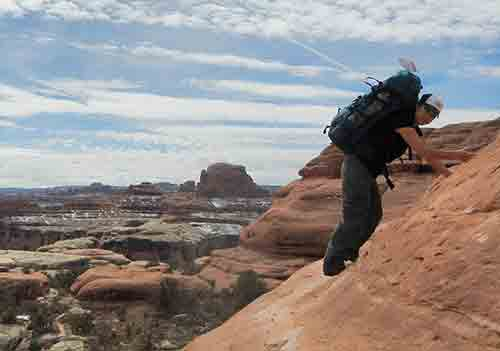
#> input picture activities_stpete/notebooks/singular_value_decomposition/clands.JPG, 500 x 351 px, found by its file name
$ jupyter execute --allow-errors 1_SVD.ipynb   (shell and % lines are left out)
#> lines starting #> are read from the running program, lines starting #| are printed output that depends on the picture
# SINGULAR VALUE DECOMPOSITION (SVD)

>## "A singularly valuable decomposition"
>--Dan Kalman

>## "Singular Value Decomposition. Love it, learn it."
>--Michael Basial

>## "SVD? Magic, simply magic."
>--John Doherty

### As we've said, the key to representative environmental models is allowing high levels of flexibility through a highly parameterized approach.  But this makes our parameter estimation problem illposed and underdetermined, which means our solution is nonunique even if we overcome problems of increased instability and longer runtimes.  Here we use a "regularized inversion" approach to overcome these problems.  Regularization is anything that makes an intractable problem solvable; for example, using a small number of zones (not highly-parameterized) is a way to regularize an illposed problem.  Regularization as we use here can be grouped into two broad categories: 1) adding soft-knowledge to the problem (Tikhonov regularization) and 2) mathematically reducing the dimensionality of the model (subspace regularization via singular value decomposition (SVD)). In practice we typically use a combination ("hybrid") of these two approaches.

### It is worth expounding on this difference in regularization approaches. In contrast to Tikhonov regularization, which adds information to the calibration process to achieve numerical stability, subspace methods achieve stability through subtracting parameters, and/or parameter combinations, from the calibration process (making a "subspace" of the full parameter space). Now the calibration process is no longer required to estimate either individual parameters or combinations of correlated parameters that are inestimable given the calibration dataset we have. What combinations are estimable are automatically determined through SVD.

### The effort needed to take advantage of these regularization strategies is also appreciably different, where SVD is relatively easily brought to bear and becomes "set it and forget it". Moreover, when SVD is used the parameter estimation problem always becomes __unconditionally stable__! Neither of these is true in all cases when adding soft knowledge using Tikhonov regularization.

### In summary, SVD benefits apply to all models so it is worth widely invoking when using PEST and PEST++.  SVD involves few parameter estimation inputs, default values work for a large range of problems, and it addresses instability for all problems. Can you catch that we can't overemphasize the importance of SVD to parameter estimation?  "Magic" indeed!

### In this and the next notebooks we'll get under the hood of SVD and see what it does.  A high-level understanding is not needed to take advantage of the power of SVD for your typical calibration parameter estimation problem ("set it and forget it").  BUT in addition to the glow of knowledge that they impart, these SVD concepts will cascade into understanding other tools such as Parameter Identifiability, calculation of uncertainty, and null-space Monte Carlo.

## Here's another extra mathy expose on SVD: https://gist.github.com/frankcleary/a89da479d85c98f86e31

[cell 1]
import os, shutil
import sys
sys.path.append("..")
import pyemu
import pandas as pd
from matplotlib.pyplot import cm
import matplotlib.pyplot as plt

from ipywidgets import interact
import ipywidgets as widgets
import flopy as flopy
import numpy as np
noPIL=True
try:
    from PIL import Image
except:
    noPIL=True

## Linear Algebra is the foundation of much of our maths and modeling. At the basis of this is matrices, which are containing vector information like spatial array of properties, mappings from one set of properties to another, the variability of properties.

## Another example of a matrix is just a photograph. It turns out, much of the information contained in a matrix is redundant. If we think of the columns of a matrix as vectors, they are orthogonal but maybe aren't quite the right basis for the infromation. What if we could find another basis, where we rotate to a more suitable set of orthogonal basis vectors and maybe even stretch them?

## Any matrix can be decomposed into 3 matrices
## <center> $\mathbf{M}=\mathbf{U}\mathbf{S}\mathbf{V}^T$ </center>

# Let's evaluate how this works by exploring the information content in an image

[cell 2]
photo = Image.open('clands.jpg')
#> photo is the input picture: PIL image 500x351 RGB; mean R, G, B 145.9, 138.6, 136

plt.imshow(photo, interpolation='nearest')
plt.axis('off');

## Convert to grayscale

### By converting to grayscale, what we are left with is a matrix of information where each pixel (e.g. a cell in rows/columns of the matrix) has a value between 0 and 255 indicating intensity. This is then just a matrix with information in it.

[cell 3]
if not noPIL:
    photogray = np.array(photo.convert('L'))
    np.savetxt('clands_gray.dat', photogray, fmt='%d')
else:
    photogray = np.loadtxt('clands_gray.dat', dtype=int)
plt.imshow(photogray, interpolation='nearest', cmap='gray')
plt.axis('off');
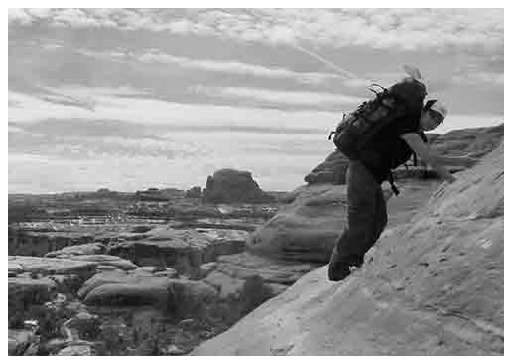
#> figure drawn by matplotlib, 1 panel

## We can treat this like any matrix and perform SVD

[cell 4]
U, sigma, V = np.linalg.svd(photogray)
print(photogray.shape)

[cell 5]
plt.plot(sigma)
plt.grid()
plt.title('{0} Singular values in descending order'.format(len(sigma)));
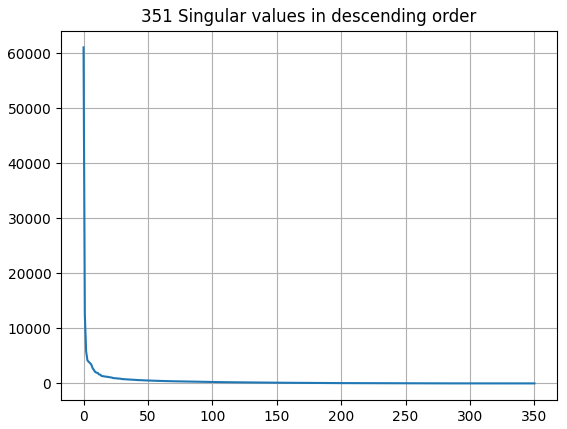
#> figure drawn by matplotlib, 1 panel; curve peaks at x = 0, y = 61020.7

[cell 6]
plt.plot(sigma)
plt.grid()
plt.title('{0} Singular values in descending order'.format(len(sigma)));
plt.yscale('log');
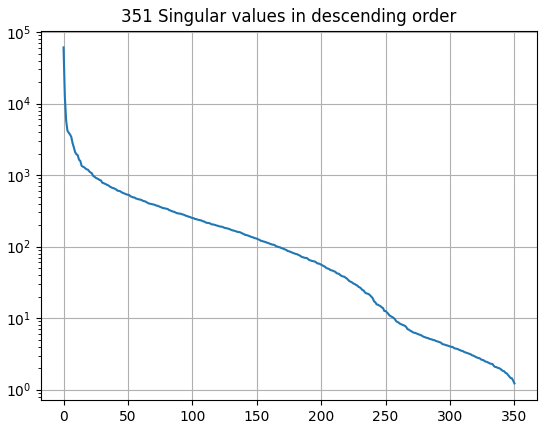
#> figure drawn by matplotlib, 1 panel; curve peaks at x = 0, y = 61020.7

## Let's make a little function for using a subset of singular values to reconstitute the image

[cell 7]
def recon_image(numsing=1):
    reconimg = np.dot(np.dot(U[:,:numsing], np.diag(sigma[:numsing])),V[:numsing,:])
    basis_vec = np.dot(np.dot(np.atleast_2d(U[:,numsing-1]).T, sigma[numsing-1]),np.atleast_2d(V[numsing-1,:]))
    fig,ax = plt.subplots(ncols=2, figsize=(12,12))
    ax[0].imshow(basis_vec, interpolation='nearest', cmap='gray')
    ax[0].axis('off')
    ax[0].set_title('Basis Image')
    ax[1].imshow(reconimg, interpolation='nearest', cmap='gray')
    ax[1].axis('off')
    ss = 's'
    if numsing==1:
        ss = ''
    ax[1].set_title('Reconstruction using {0} singular value{1}'.format(numsing,ss))
    plt.tight_layout()

[cell 8]
interact(recon_image, numsing=widgets.widgets.IntSlider(value=1, min=1, max=300, step=1));
#> the sliders are set to numsing = 1
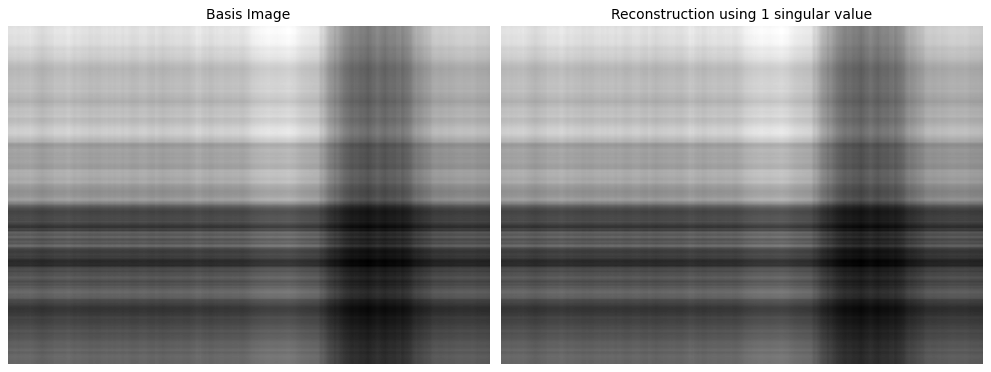
#> figure drawn by matplotlib, 2 panels

# Fun times, but what does this have to do with modeling?

### Let's load up a Jacobian Matrix

#> (a cell that did not finish here is left out)

#> (a cell that did not finish here is left out)

#> (a cell that did not finish here is left out)

#> (a cell that did not finish here is left out)

#> (a cell that did not finish here is left out)

#> (a cell that did not finish here is left out)

#> (a cell that did not finish here is left out)

#> (a cell that did not finish here is left out)

#> (a cell that did not finish here is left out)

## We can form up the normal equations matrix (including weights) and take a look at it

This matrix is $\mathbf{X}^T\mathbf{Q}\mathbf{X}$

#> (a cell that did not finish here is left out)

#> (a cell that did not finish here is left out)

[cell 20]
plt.bar(range(len(sigma)),sigma)
plt.grid()
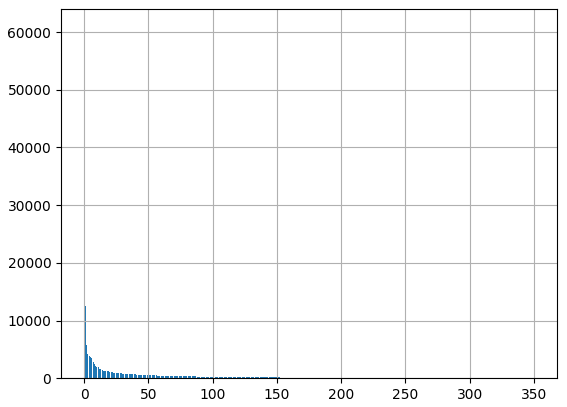
#> figure drawn by matplotlib, 1 panel; tallest bar 61020.7 high, from x = -0.4 to 0.4

[cell 21]
plt.bar(range(len(sigma)),sigma)
plt.yscale('log')
plt.grid()
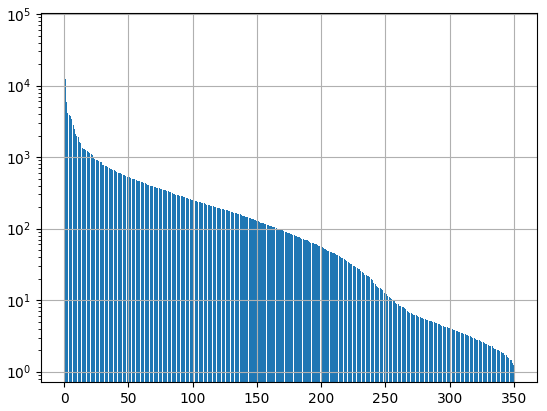
#> figure drawn by matplotlib, 1 panel; tallest bar 61020.7 high, from x = -0.4 to 0.4

#> (a cell that did not finish here is left out)

[cell 23]
plt.imshow(V[:13,:13])
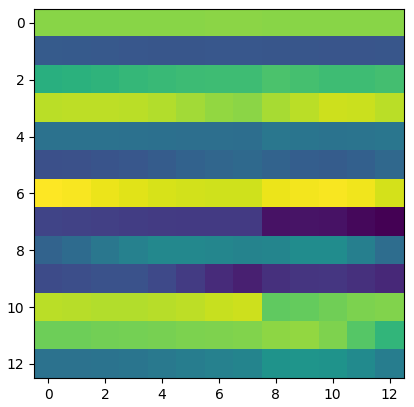
#> figure drawn by matplotlib, 1 panel
#> the sliders are set to SV = 1
